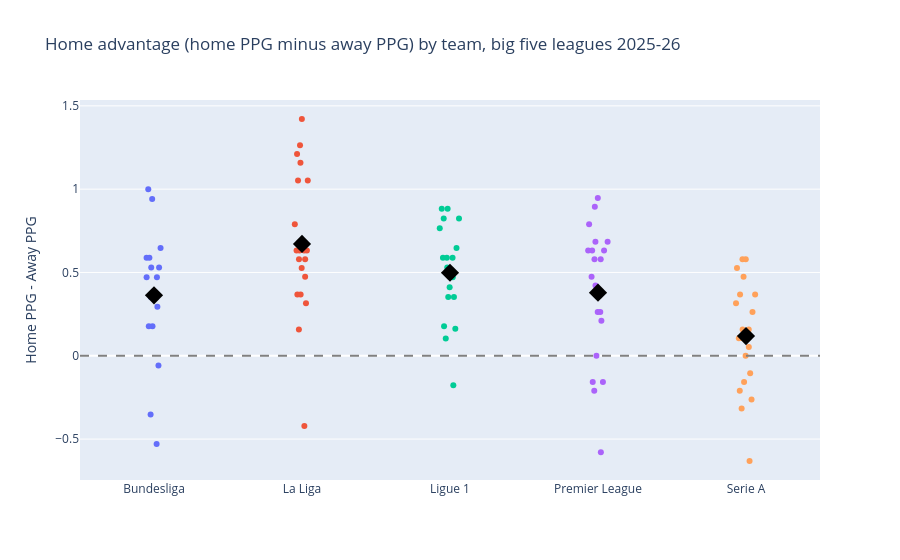

The notebook cell saved with this chart:
### Markdown cell above
## Chart 1: the home-advantage gap, team by team

A bar chart of the league averages would hide how spread out teams are within each league, so I plot every team's individual gap as a point (a strip plot), with a diamond marking each league's mean. This shows both the central tendency and how consistent - or not - the effect is.

### Code cell
fig1 = px.strip(
    team_wide,
    x="league",
    y="ppg_gap",
    color="league",
    hover_data=["team"],
    title="Home advantage (home PPG minus away PPG) by team, big five leagues 2025-26",
)
fig1.add_hline(y=0, line_dash="dash", line_color="gray")

for league, row in league_summary.set_index("league").iterrows():
    fig1.add_scatter(
        x=[league],
        y=[row["mean_ppg_gap"]],
        mode="markers",
        marker=dict(symbol="diamond", size=14, color="black"),
        name=f"{league} mean",
        showlegend=False,
    )

fig1.update_layout(yaxis_title="Home PPG - Away PPG", xaxis_title=None, showlegend=False)
fig1.write_image(str(FIGURES_DIR / "ppg_gap_by_league.png"), width=900, height=550, scale=2)
fig1.show()

### Figure 1 — Plotly figure (JSON) as saved in the notebook; plotly's stock layout.template omitted (floating-point values rounded to 4 significant figures)
{"data": [{"alignmentgroup": "True", "boxpoints": "all", "customdata": [["1. FC Heidenheim 1846"], ["1. FC Köln"], ["1. FC Union Berlin"], ["1. FSV Mainz 05"], ["Bayer 04 Leverkusen"], ["Borussia Dortmund"], ["Borussia Mönchengladbach"], ["Eintracht Frankfurt"], ["FC Augsburg"], ["FC Bayern München"], ["FC St. Pauli 1910"], ["Hamburger SV"], ["RB Leipzig"], ["SC Freiburg"], ["SV Werder Bremen"], ["TSG 1899 Hoffenheim"], ["VfB Stuttgart"], ["VfL Wolfsburg"]], "fillcolor": "rgba(255,255,255,0)", "hoveron": "points", "hovertemplate": "league=%{x}<br>ppg_gap=%{y}<br>team=%{customdata[0]}<extra></extra>", "legendgroup": "Bundesliga", "line": {"color": "rgba(255,255,255,0)"}, "marker": {"color": "#636efa"}, "name": "Bundesliga", "offsetgroup": "Bundesliga", "orientation": "v", "pointpos": 0, "showlegend": true, "type": "box", "x": ["Bundesliga", "Bundesliga", "Bundesliga", "Bundesliga", "Bundesliga", "Bundesliga", "Bundesliga", "Bundesliga", "Bundesliga", "Bundesliga", "Bundesliga", "Bundesliga", "Bundesliga", "Bundesliga", "Bundesliga", "Bundesliga", "Bundesliga", "Bundesliga"], "x0": " ", "xaxis": "x", "y": [0.4706, 0.3529, 0.2941, -0.3529, 0.1765, 0.5294, 0.5882, 0.3529, 0.5294, -0.05882, 0.4706, 0.5882, 0.6471, 1.0, 0.3529, 0.1765, 0.9412, -0.5294], "y0": " ", "yaxis": "y"}, {"alignmentgroup": "True", "boxpoints": "all", "customdata": [["Athletic Club"], ["CA Osasuna"], ["Club Atlético de Madrid"], ["Deportivo Alavés"], ["Elche CF"], ["FC Barcelona"], ["Getafe CF"], ["Girona FC"], ["Levante UD"], ["RC Celta de Vigo"], ["RCD Espanyol de Barcelona"], ["RCD Mallorca"], ["Rayo Vallecano de Madrid"], ["Real Betis Balompié"], ["Real Madrid CF"], ["Real Oviedo"], ["Real Sociedad de Fútbol"], ["Sevilla FC"], ["Valencia CF"], ["Villarreal CF"]], "fillcolor": "rgba(255,255,255,0)", "hoveron": "points", "hovertemplate": "league=%{x}<br>ppg_gap=%{y}<br>team=%{customdata[0]}<extra></extra>", "legendgroup": "La Liga", "line": {"color": "rgba(255,255,255,0)"}, "marker": {"color": "#EF553B"}, "name": "La Liga", "offsetgroup": "La Liga", "orientation": "v", "pointpos": 0, "showlegend": true, "type": "box", "x": ["La Liga", "La Liga", "La Liga", "La Liga", "La Liga", "La Liga", "La Liga", "La Liga", "La Liga", "La Liga", "La Liga", "La Liga", "La Liga", "La Liga", "La Liga", "La Liga", "La Liga", "La Liga", "La Liga", "La Liga"], "x0": " ", "xaxis": "x", "y": [0.7895, 1.158, 1.211, 0.5789, 1.421, 1.053, 0.1579, 0.3684, 0.5263, -0.4211, 0.3158, 1.263, 0.6316, 0.6316, 0.6316, 0.4737, 0.6316, 0.3684, 0.5789, 1.053], "y0": " ", "yaxis": "y"}, {"alignmentgroup": "True", "boxpoints": "all", "customdata": [["AJ Auxerre"], ["AS Monaco FC"], ["Angers SCO"], ["FC Lorient"], ["FC Metz"], ["FC Nantes"], ["Le Havre AC"], ["Lille OSC"], ["OGC Nice"], ["Olympique Lyonnais"], ["Olympique de Marseille"], ["Paris FC"], ["Paris Saint-Germain FC"], ["RC Strasbourg Alsace"], ["Racing Club de Lens"], ["Stade Brestois 29"], ["Stade Rennais FC 1901"], ["Toulouse FC"]], "fillcolor": "rgba(255,255,255,0)", "hoveron": "points", "hovertemplate": "league=%{x}<br>ppg_gap=%{y}<br>team=%{customdata[0]}<extra></extra>", "legendgroup": "Ligue 1", "line": {"color": "rgba(255,255,255,0)"}, "marker": {"color": "#00cc96"}, "name": "Ligue 1", "offsetgroup": "Ligue 1", "orientation": "v", "pointpos": 0, "showlegend": true, "type": "box", "x": ["Ligue 1", "Ligue 1", "Ligue 1", "Ligue 1", "Ligue 1", "Ligue 1", "Ligue 1", "Ligue 1", "Ligue 1", "Ligue 1", "Ligue 1", "Ligue 1", "Ligue 1", "Ligue 1", "Ligue 1", "Ligue 1", "Ligue 1", "Ligue 1"], "x0": " ", "xaxis": "x", "y": [0.5882, 0.5882, 0.5882, 0.8824, 0.1765, 0.1029, 0.6471, -0.1765, 0.4706, 0.8235, 0.8824, 0.3529, 0.3529, 0.4118, 0.8235, 0.7647, 0.5294, 0.1618], "y0": " ", "yaxis": "y"}, {"alignmentgroup": "True", "boxpoints": "all", "customdata": [["AFC Bournemouth"], ["Arsenal FC"], ["Aston Villa FC"], ["Brentford FC"], ["Brighton & Hove Albion FC"], ["Burnley FC"], ["Chelsea FC"], ["Crystal Palace FC"], ["Everton FC"], ["Fulham FC"], ["Leeds United FC"], ["Liverpool FC"], ["Manchester City FC"], ["Manchester United FC"], ["Newcastle United FC"], ["Nottingham Forest FC"], ["Sunderland AFC"], ["Tottenham Hotspur FC"], ["West Ham United FC"], ["Wolverhampton Wanderers FC"]], "fillcolor": "rgba(255,255,255,0)", "hoveron": "points", "hovertemplate": "league=%{x}<br>ppg_gap=%{y}<br>team=%{customdata[0]}<extra></extra>", "legendgroup": "Premier League", "line": {"color": "rgba(255,255,255,0)"}, "marker": {"color": "#ab63fa"}, "name": "Premier League", "offsetgroup": "Premier League", "orientation": "v", "pointpos": 0, "showlegend": true, "type": "box", "x": ["Premier League", "Premier League", "Premier League", "Premier League", "Premier League", "Premier League", "Premier League", "Premier League", "Premier League", "Premier League", "Premier League", "Premier League", "Premier League", "Premier League", "Premier League", "Premier League", "Premier League", "Premier League", "Premier League", "Premier League"], "x0": " ", "xaxis": "x", "y": [0.2632, 0.4737, 0.5789, 0.5789, 0.6842, 0.2105, 0.0, -0.1579, -0.1579, 0.9474, 0.8947, 0.6316, 0.6316, 0.6842, 0.7895, -0.2105, 0.6316, -0.5789, 0.2632, 0.4211], "y0": " ", "yaxis": "y"}, {"alignmentgroup": "True", "boxpoints": "all", "customdata": [["AC Milan"], ["AC Pisa 1909"], ["ACF Fiorentina"], ["AS Roma"], ["Atalanta BC"], ["Bologna FC 1909"], ["Cagliari Calcio"], ["Como 1907"], ["FC Internazionale Milano"], ["Genoa CFC"], ["Hellas Verona FC"], ["Juventus FC"], ["Parma Calcio 1913"], ["SS Lazio"], ["SSC Napoli"], ["Torino FC"], ["US Cremonese"], ["US Lecce"], ["US Sassuolo Calcio"], ["Udinese Calcio"]], "fillcolor": "rgba(255,255,255,0)", "hoveron": "points", "hovertemplate": "league=%{x}<br>ppg_gap=%{y}<br>team=%{customdata[0]}<extra></extra>", "legendgroup": "Serie A", "line": {"color": "rgba(255,255,255,0)"}, "marker": {"color": "#FFA15A"}, "name": "Serie A", "offsetgroup": "Serie A", "orientation": "v", "pointpos": 0, "showlegend": true, "type": "box", "x": ["Serie A", "Serie A", "Serie A", "Serie A", "Serie A", "Serie A", "Serie A", "Serie A", "Serie A", "Serie A", "Serie A", "Serie A", "Serie A", "Serie A", "Serie A", "Serie A", "Serie A", "Serie A", "Serie A", "Serie A"], "x0": " ", "xaxis": "x", "y": [-0.3158, 0.1053, 0.0, 0.5789, 0.3684, -0.6316, 0.3684, 0.05263, 0.1579, 0.1579, -0.2632, 0.2632, -0.1579, 0.3158, 0.5263, 0.5789, -0.1053, 0.1053, 0.4737, -0.2105], "y0": " ", "yaxis": "y"}, {"marker": {"color": "black", "size": 14, "symbol": "diamond"}, "mode": "markers", "name": "Bundesliga mean", "showlegend": false, "type": "scatter", "x": ["Bundesliga"], "y": [0.3627]}, {"marker": {"color": "black", "size": 14, "symbol": "diamond"}, "mode": "markers", "name": "La Liga mean", "showlegend": false, "type": "scatter", "x": ["La Liga"], "y": [0.6711]}, {"marker": {"color": "black", "size": 14, "symbol": "diamond"}, "mode": "markers", "name": "Ligue 1 mean", "showlegend": false, "type": "scatter", "x": ["Ligue 1"], "y": [0.4984]}, {"marker": {"color": "black", "size": 14, "symbol": "diamond"}, "mode": "markers", "name": "Premier League mean", "showlegend": false, "type": "scatter", "x": ["Premier League"], "y": [0.3789]}, {"marker": {"color": "black", "size": 14, "symbol": "diamond"}, "mode": "markers", "name": "Serie A mean", "showlegend": false, "type": "scatter", "x": ["Serie A"], "y": [0.1184]}], "layout": {"boxmode": "overlay", "legend": {"title": {"text": "league"}, "tracegroupgap": 0}, "shapes": [{"line": {"color": "gray", "dash": "dash"}, "type": "line", "x0": 0, "x1": 1, "xref": "x domain", "y0": 0, "y1": 0, "yref": "y"}], "showlegend": false, "title": {"text": "Home advantage (home PPG minus away PPG) by team, big five leagues 2025-26"}, "xaxis": {"anchor": "y", "categoryarray": ["Bundesliga", "La Liga", "Ligue 1", "Premier League", "Serie A"], "categoryorder": "array", "domain": [0.0, 1.0], "title": {}}, "yaxis": {"anchor": "x", "domain": [0.0, 1.0], "title": {"text": "Home PPG - Away PPG"}}}}
